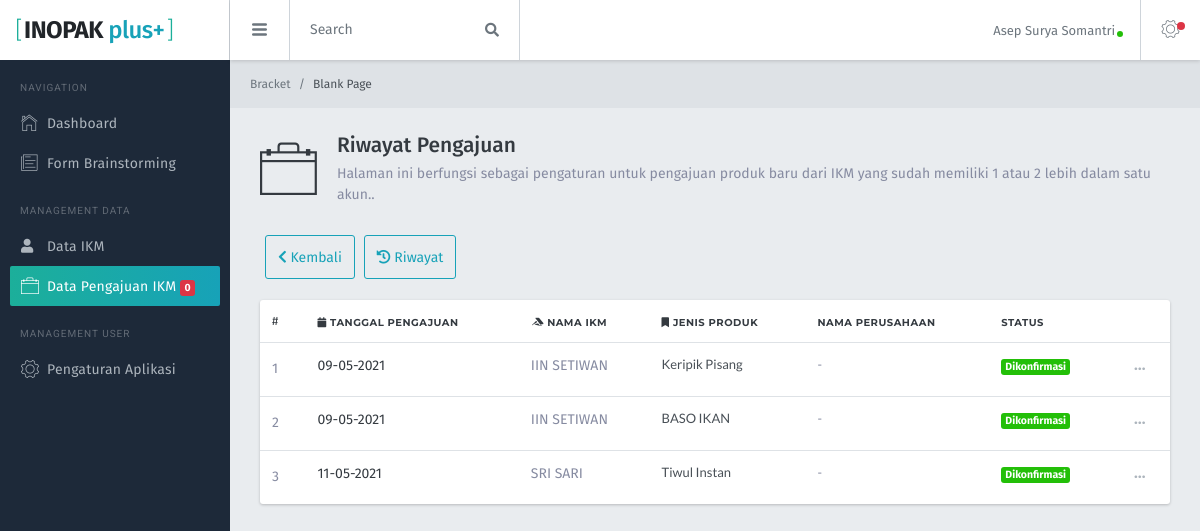
Screenshot of /view/pengajuan/riwayat_pengajuan.php (signed in) with the database file from the repository.
### tables this page shows
CREATE TABLE `tb_pengajuan` (
  `id_pengajuan_new` int(11) NOT NULL,
  `id_ikm` varchar(30) NOT NULL,
  `tanggal` varchar(30) NOT NULL,
  `nama` varchar(80) NOT NULL,
  `jenis_produk` varchar(50) NOT NULL,
  `keterangan` varchar(80) NOT NULL,
  `id_kota` varchar(80) NOT NULL,
  `status` varchar(2) NOT NULL
);

### view/pengajuan/Riwayat_pengajuan.php (the view, shortened to what this page needs)
<!DOCTYPE html>
<html lang="en">
  <head>
    <link href="../../lib/@fortawesome/fontawesome-free/css/all.min.css" rel="stylesheet">
		<link href="../../lib/ionicons/css/ionicons.min.css" rel="stylesheet">
		<link href="../../lib/highlightjs/styles/github.css" rel="stylesheet">
    <link href="../../lib/select2/css/select2.min.css" rel="stylesheet">
    <link href="../../lib/timepicker/jquery.timepicker.css" rel="stylesheet">
    <link href="../../lib/spectrum-colorpicker/spectrum.css" rel="stylesheet">
    <link href="../../lib/bootstrap-tagsinput/bootstrap-tagsinput.css" rel="stylesheet">
    <link href="../../lib/ion-rangeslider/css/ion.rangeSlider.css" rel="stylesheet">
    <link href="../../lib/ion-rangeslider/css/ion.rangeSlider.skinFlat.css" rel="stylesheet">
    <link rel="stylesheet" href="../../css/bracket.css">
  </head>
  <body>
    <?php
    include '../../asset/left_panel.php';
    ?>
    <?php
    include '../../asset/head_panel.php';
    ?>
     <?php
    include '../../asset/right_panel.php';
    ?>
    <div class="br-mainpanel">
      <div class="br-pageheader">
        <nav class="breadcrumb pd-0 mg-0 tx-12">
          <a class="breadcrumb-item" href="index.html">Bracket</a>
          <span class="breadcrumb-item active">Blank Page</span>
        </nav>
      </div>
      <div class="br-pagetitle">
        <i class="icon icon ion-ios-briefcase-outline"></i>
        <div>
          <h4>Riwayat Pengajuan</h4>
          <p class="mg-b-0">Halaman ini berfungsi sebagai pengaturan untuk pengajuan produk baru dari IKM yang sudah memiliki 1 atau 2 lebih dalam satu akun.. </p>
        </div>
      </div>
      <div class="br-pagebody pd-x-10 pd-sm-x-30">
      <div class="mg-l-auto hidden-xs-down">
          <a href="data_pengajuan.php" class="btn btn-outline-info mg-l-5"><i class="fas fa-chevron-left"></i> Kembali</a>
          <a href="riwayat_pengajuan.php" class="btn btn-outline-info mg-l-5"><i class="fas fa-history"></i> Riwayat</a>
        </div><br>
        <div class="card bd-0 shadow-base">
          <table class="table mg-b-0 table-contact">
            <thead>
              <tr>
                <th class="wd-5p">
                  <label class="ckbox mg-b-0">
                    #
                  </label>
                </th>
                <th class="tx-10-force tx-mont tx-medium"><i class="fa fa-calendar"></i> Tanggal Pengajuan</th>
                <th class="tx-10-force tx-mont tx-medium"><i class="fab fa-accusoft"></i> Nama IKM</th>
                <th class="tx-10-force tx-mont tx-medium"><i class="fas fa-bookmark"></i> Jenis Produk</th>
                <th class="tx-10-force tx-mont tx-medium">Nama Perusahaan</th>
                <th class="tx-10-force tx-mont tx-medium">Status</th>
                <th class="wd-5p hidden-xs-down"></th>
              </tr>
            </thead>
            <tbody>
            <?php
            $no=0;
              $query = "SELECT * FROM tb_pengajuan WHERE status='1'";
              $result = mysqli_query($koneksi, $query);
            while($data2 = mysqli_fetch_assoc($result))
            {
              $no++;
             ?>
            <tr>
                <td class="valign-middle">
                  <label class="ckbox mg-b-0">
                  <?php echo $no ?>
                  </label>
                </td>
                <td>
                      <div class="tx-inverse"><?php echo $data2['tanggal'] ?></div>
                </td>
                <td><?php echo $data2['nama'] ?></span></td>
               <td>
               <?php echo $data2['jenis_produk'] ?>
            </td>
                 <td><?php echo $data2['keterangan'] ?></td>
                 <td><span class="badge bg-success tx-white"> Dikonfirmasi</span></td>
                <td class="dropdown hidden-xs-down">
                  <a href="#" data-toggle="dropdown" class="btn pd-y-3 tx-gray-500 hover-info"><i class="icon ion-more"></i></a>
                </td>
              </tr>
              <?php }?>
            </tbody>
          </table>
        </div>
      </div>
              <br>
    </div>
  </body>
</html>

### rows the page displays
tb_pengajuan: tanggal "09-05-2021", nama "IIN SETIWAN", jenis_produk "Keripik Pisang", keterangan "-"
tb_pengajuan: tanggal "09-05-2021", nama "IIN SETIWAN", jenis_produk "BASO IKAN", keterangan "-"
tb_pengajuan: tanggal "11-05-2021", nama "SRI SARI", jenis_produk "Tiwul Instan", keterangan "-"

### other values shown
$query->num_rows "0"
$_SESSION['nama'] "Asep Surya Somantri"
